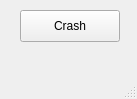
<?xml version="1.0" encoding="UTF-8"?>
<ui version="4.0">
 <class>MainWindow</class>
 <widget class="QMainWindow" name="MainWindow">
  <property name="geometry">
   <rect>
    <x>0</x>
    <y>0</y>
    <width>137</width>
    <height>99</height>
   </rect>
  </property>
  <property name="windowTitle">
   <string>MainWindow</string>
  </property>
  <widget class="QWidget" name="centralwidget">
   <widget class="QPushButton" name="pushButton">
    <property name="geometry">
     <rect>
      <x>20</x>
      <y>10</y>
      <width>100</width>
      <height>32</height>
     </rect>
    </property>
    <property name="text">
     <string>Crash</string>
    </property>
   </widget>
  </widget>
  <widget class="QMenuBar" name="menubar">
   <property name="geometry">
    <rect>
     <x>0</x>
     <y>0</y>
     <width>137</width>
     <height>24</height>
    </rect>
   </property>
  </widget>
  <widget class="QStatusBar" name="statusbar"/>
 </widget>
 <resources/>
 <connections/>
</ui>
